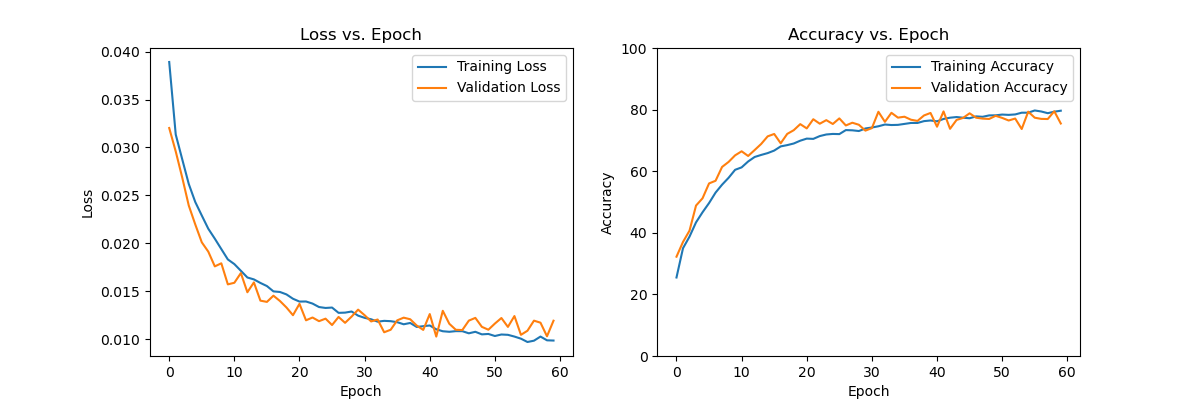

Here is the Python script that generated this plot:
import torch
import torchvision.transforms as transforms
import torch.optim as optim
import matplotlib.pyplot as plt
import torch.nn as nn
import gc

from torch.utils.data import Dataset, DataLoader
from torchvision.datasets import ImageFolder
from sklearn.metrics import confusion_matrix


import random
import numpy as np

import time

import os
os.environ["KMP_DUPLICATE_LIB_OK"]="TRUE"



# Set seed = 0 for random, numpy, and torch
seed = 0
random.seed(seed)
np.random.seed(seed)
torch.manual_seed(seed)
if torch.cuda.is_available():
    torch.cuda.manual_seed_all(seed)
torch.backends.cudnn.deterministic = True
torch.backends.cudnn.benchmark = False




# pickle載入
import pickle
training_file = "traffic-signs-data/train.p"
validation_file = "traffic-signs-data/valid.p"
testing_file = "traffic-signs-data/test.p"
with open(training_file, mode='rb') as f:
    train = pickle.load(f)
with open(validation_file, mode='rb') as f:
    valid = pickle.load(f)
with open(testing_file, mode='rb') as f:
    test = pickle.load(f)

x_train, y_train = train['features'], train['labels']
x_valid, y_valid = valid['features'], valid['labels']
x_test, y_test = test['features'], test['labels']

print("x_train shape:", x_train.shape)
print("y_train shape:", y_train.shape)
print("x_valid shape:", x_valid.shape)
print("y_valid shape:", y_valid.shape)
print("x_test shape:", x_test.shape)
print("y_test shape:", y_test.shape)

# 定義資料集
class TrafficSignsDataset(Dataset):
    def __init__(self, images, labels, transform=None):
        self.images = images
        self.labels = labels
        self.classes = np.unique(labels)
        self.transform = transform

    def __len__(self):
        return len(self.images)

    def __getitem__(self, idx):
        image = self.images[idx]
        label = self.labels[idx]
        if self.transform:
            image = self.transform(image)
        return image, label

# 定義轉換
transform = transforms.Compose([
    transforms.ToPILImage(),
    transforms.Resize((224, 224)),
    transforms.ToTensor(),
    transforms.Normalize((0.5, 0.5, 0.5), (0.5, 0.5, 0.5))
])



# batch大小
batch_size = 64



"""
資料集設定
"""
# train dataset path 
# 建立train資料集並transform格式
train_dataset = TrafficSignsDataset(x_train, y_train, transform=transform)
# 載入dataset並拆分batch
train_loader = DataLoader(train_dataset, batch_size=batch_size, shuffle=True)


# validation dataset path 
# 建立valid資料集並transform格式
valid_dataset = TrafficSignsDataset(x_valid, y_valid, transform=transform)
# 載入dataset並拆分batch
valid_loader = DataLoader(valid_dataset, batch_size=batch_size, shuffle=False)

# test dataset path 
# 建立test資料集並transform格式
test_dataset = TrafficSignsDataset(x_test, y_test, transform=transform)
# 載入dataset並拆分batch
test_loader = DataLoader(test_dataset, batch_size=batch_size, shuffle=False)

num_classes = len(np.unique(y_train))
print(f'Number of unique classes: {num_classes}')

"""
模型輸出檔案
"""
trained_model_name = "v10_alexnet_puring_100_cut_4layer.pth"

"""
模型架構 : v1為Alexnet baseline
"""
# 以AlexNet為baseline進行的CustomAlexNetModel
class CustomAlexNetModel(nn.Module):
    def __init__(self):
        super(CustomAlexNetModel, self).__init__()

        self.features = nn.Sequential(

            nn.Conv2d(3, 256, kernel_size=11, stride=4, padding=2),
            nn.ReLU(inplace=True),
            nn.MaxPool2d(kernel_size=3, stride=2),

            # nn.Conv2d(3, 64, kernel_size=11, stride=4, padding=2), # 調整輸出維度
            # nn.ReLU(inplace=True),
            # nn.MaxPool2d(kernel_size=3, stride=2),
            # nn.Conv2d(64, 192, kernel_size=5, padding=2), # 移除此層
            # nn.ReLU(inplace=True),
            # nn.MaxPool2d(kernel_size=3, stride=2),
            # nn.Conv2d(192, 384, kernel_size=3, padding=1),    # 移除此層
            # nn.ReLU(inplace=True),
            # nn.Conv2d(384, 256, kernel_size=3, padding=1),    # 移除此層
            # nn.ReLU(inplace=True),
            # nn.Conv2d(256, 256, kernel_size=3, padding=1),  # 移除此層
            # nn.ReLU(inplace=True),
            # nn.MaxPool2d(kernel_size=3, stride=2),
        )

        self.avgpool = nn.AdaptiveAvgPool2d((6, 6))
        self.classifier = nn.Sequential(
            nn.Linear(256 * 6 * 6, 100),
            nn.ReLU(inplace=True),
            nn.Dropout(),
            nn.Linear(100, 100),
            nn.ReLU(inplace=True),
            nn.Linear(100, 43),
        )

    def forward(self, x):
        x = self.features(x)
        x = self.avgpool(x)
        x = torch.flatten(x, 1)
        x = self.classifier(x)
        return x



# 檢查是否有可用的GPU，如果有就將device設置為cuda，否則設置為cpu
device = torch.device("cuda" if torch.cuda.is_available() else "cpu") ## add
print(torch.cuda.is_available()) #是否有可用的CUDA加速

# 架構確認，查看參數設定及大小
import torchsummary
torchsummary.summary(CustomAlexNetModel().to(device), (3, 224,224), batch_size=batch_size)



# 釋放記憶體，避免記憶體已滿導致訓練失敗
torch.cuda.empty_cache()
gc.collect()


"""
模型訓練
"""
epochs = 60  # 訓練epoch次數
training_loss = []
validation_loss = []
training_accuracy = []
validation_accuracy = []
def train_model():       
    model = CustomAlexNetModel() # 使用CustomAlexNetModel模型架構
    model = model.to(device) 

    learning_rate = 0.001  # 初始學習率

    # 建立 Adam Optimizer (優化調整learing rate)
    optimizer = optim.Adam(model.parameters(), lr=learning_rate) 

    
    # 使用交叉熵損失作為loss function
    criterion = nn.CrossEntropyLoss()

    for epoch in range(epochs):

        # 切換至訓練模式
        model.train()

        # 暫存計數器設定與歸零
        running_loss = 0.0 # loss暫存
        running_correct = 0 # 正確個數暫存
        running_total = 0 # 總數暫存

        # batch 訓練循環
        for batch in train_loader:
            
            # 提取 batch 的 資料（inputs 和 labels）
            inputs, labels = batch
            # 將資料（inputs 和 labels）移動到指定的設備上，以加速運算
            inputs, labels = inputs.to(device), labels.to(device)
            # 梯度歸零
            optimizer.zero_grad()
            # 預測 : 向前傳播
            outputs = model(inputs)
            # 計算loss : 交叉熵
            loss = criterion(outputs, labels)  

            # 反向傳播
            loss.backward()

            # 更新模型的參數
            optimizer.step()

            # 結果儲存
            _, predicted = torch.max(outputs.data, 1) # 預測結果
            running_correct += (predicted == labels).sum().item() # 預測正確者加入
            running_total += labels.size(0) # 更新epoch的training資料累計筆數 (根據此batch大小)
            running_loss += loss.item() #更新目前的epoch train loss sum

        # 計算並儲存epoch training 平均 loss
        training_loss.append(running_loss / running_total) 

        # 計算並儲存 epoch training 正確率
        training_accuracy.append(100 * running_correct / running_total)


        # 切換至驗證模式
        model.eval()

        # 暫存計數器設定與歸零
        running_loss = 0.0 # loss暫存
        running_correct = 0 # 正確個數暫存
        running_total = 0 # 總數暫存

        with torch.no_grad(): # 禁用梯度運算(不需要進行反向傳播)

            # batch 驗證循環
            for batch in valid_loader:

                # 提取 batch 的 資料（inputs 和 labels）
                inputs, labels = batch
                # 將資料（inputs 和 labels）移動到指定的設備上，以加速運算
                inputs, labels = inputs.to(device), labels.to(device)
                # 預測 : 向前傳播
                outputs = model(inputs)                                        
                # 計算loss : 交叉熵
                loss = criterion(outputs, labels)  


                # 結果儲存
                _, predicted = torch.max(outputs.data, 1) # 預測結果
                running_correct += (predicted == labels).sum().item() # 預測正確者加入
                running_total += labels.size(0) # 更新epoch的validation資料累計筆數 (根據此batch大小)
                running_loss += loss.item()  #更新目前的epoch valid loss sum
            
            # 計算並儲存 epoch valid 平均 loss
            validation_loss.append(running_loss / running_total)  

            # 計算並儲存 epoch training 正確率
            validation_accuracy.append(100 * running_correct / running_total)
        
        # print 此epoch訓練/驗證結果
        print(f'Epoch [{epoch}/{epochs-1}] - '
            f'Training Loss: {training_loss[-1]:.4f}, '
            f'Training Accuracy: {training_accuracy[-1]:.2f}%, '
            f'Validation Loss: {validation_loss[-1]:.4f}, '
            f'Validation Accuracy: {validation_accuracy[-1]:.2f}%') 


    # 儲存Model
    torch.save(model.state_dict(),"./model/"+trained_model_name)    



    # Test 階段
    running_loss = 0.0
    running_correct = 0
    running_total = 0
    inference_time = 0

    # 混淆矩陣陣列(預測結果紀錄與正確label)
    all_predictions = []
    all_labels = []

    for batch in test_loader:

        # 提取 batch 的 資料（inputs 和 labels）
        inputs, labels = batch
        # 將資料（inputs 和 labels）移動到指定的設備上，以加速運算
        inputs, labels = inputs.to(device), labels.to(device)

        start_time = time.time()
        # 預測 : 向前傳播
        outputs = model(inputs)                                
        end_time = time.time()
        
        # 計算loss : 交叉熵
        loss = criterion(outputs, labels)  


        # 結果儲存
        _, predicted = torch.max(outputs.data, 1) # 預測結果
        running_correct += (predicted == labels).sum().item() # 預測正確者加入
        running_total += labels.size(0) # 更新epoch的validation資料累計筆數 (根據此batch大小)
        running_loss += loss.item()  #更新目前的epoch valid loss sum

        # extend 類別分類結果 至 混淆矩陣陣列
        all_predictions.extend(predicted.cpu().numpy())
        all_labels.extend(labels.cpu().numpy())
        
        # 計算並顯示推論時間
        inference_time += end_time - start_time
    

    print(f'Single image inference time: {inference_time/running_total:.6f} seconds')


    # print 測試結果
    print("Test loss:",running_loss / running_total) # 計算平均loss
    print("Test accuracy:",100 * running_correct / running_total) # 計算正確率
    
    
    # 建立混淆矩陣
    conf_matrix = confusion_matrix(all_labels, all_predictions)

    # 繪製混淆矩陣
    classes = [
        "Speed limit (20km/h)", "Speed limit (30km/h)", "Speed limit (50km/h)", "Speed limit (60km/h)",
        "Speed limit (70km/h)", "Speed limit (80km/h)", "End of speed limit (80km/h)", "Speed limit (100km/h)",
        "Speed limit (120km/h)", "No passing", "No passing for vehicles over 3.5 metric tons",
        "Right-of-way at the next intersection", "Priority road", "Yield", "Stop", "No vehicles",
        "Vehicles over 3.5 metric tons prohibited", "No entry", "General caution", "Dangerous curve to the left",
        "Dangerous curve to the right", "Double curve", "Bumpy road", "Slippery road", "Road narrows on the right",
        "Road work", "Traffic signals", "Pedestrians", "Children crossing", "Bicycles crossing", "Beware of ice/snow",
        "Wild animals crossing", "End of all speed and passing limits", "Turn right ahead", "Turn left ahead",
        "Ahead only", "Go straight or right", "Go straight or left", "Keep right", "Keep left",
        "Roundabout mandatory", "End of no passing", "End of no passing by vehicles over 3.5 metric tons"
    ]

    import seaborn as sns

    plt.figure(figsize=(12, 8))
    sns.heatmap(conf_matrix,cmap="Blues", xticklabels=classes, yticklabels=classes)
    plt.title('Confusion Matrix')
    plt.xlabel('Predicted Label')
    plt.ylabel('True Label')
    plt.xticks(rotation=45, ha="right")
    plt.yticks(rotation=0)
    plt.show()


    # 繪製各epoch的Accuaracy/Loss圖片
    # 繪製Loss曲線
    plt.figure(figsize=(12, 4))
    plt.subplot(1, 2, 1)
    plt.plot(training_loss, label='Training Loss')
    plt.plot(validation_loss, label='Validation Loss')
    plt.legend()
    plt.title('Loss vs. Epoch')
    plt.xlabel('Epoch')
    plt.ylabel('Loss')

    # 繪製Accuracy曲線
    plt.subplot(1, 2, 2)
    plt.plot(training_accuracy, label='Training Accuracy')
    plt.plot(validation_accuracy, label='Validation Accuracy')
    plt.legend()
    plt.title('Accuracy vs. Epoch')
    plt.xlabel('Epoch')
    plt.ylabel('Accuracy')
    plt.ylim(0, 100)  # 將 y 軸範圍設置為 0 到 100
    plt.show()

train_model()
